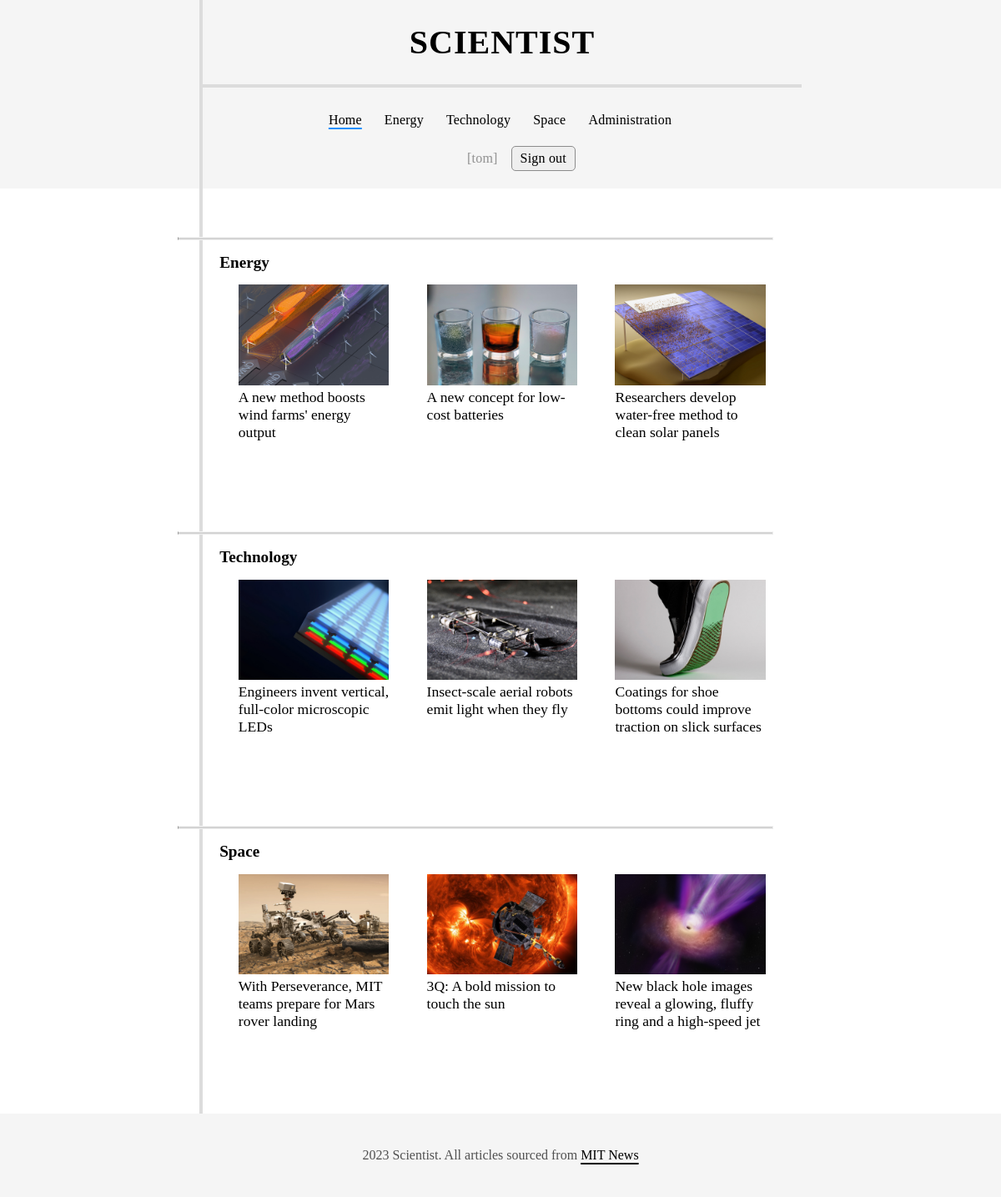
/index.php (signed in), run on the app's committed database.
### tables this page shows
CREATE TABLE `news` (
  `id` int(11) NOT NULL,
  `title` varchar(128) NOT NULL,
  `summary` text NOT NULL,
  `contents` text NOT NULL,
  `image` varchar(128) NOT NULL,
  `category` varchar(64) NOT NULL,
  `archived` tinyint(1) NOT NULL,
  `article_date` datetime NOT NULL DEFAULT current_timestamp()
);

### www/includes/db_utils.php (the view, shortened to what this page needs)
<?php
    function db_connect() {
        $server = "localhost";
        $username = "root";
        $password = "";
        $dbname = "pwa_projekt";
        $dbc = mysqli_connect($server, $username, $password, $dbname)
            or die("Error connecting to MySQL server." . mysqli_connect_error());
        mysqli_set_charset($dbc, "utf8");
        return $dbc;
    }
    function get_articles($category) {
        $dbc = db_connect();
        $stmt = mysqli_stmt_init($dbc);
        $query = "SELECT * FROM news WHERE category = ? and archived = 0 LIMIT 3";
        if (mysqli_stmt_prepare($stmt, $query)) {
            mysqli_stmt_bind_param($stmt, 's', $category);
            mysqli_stmt_execute($stmt);
            $result = mysqli_stmt_get_result($stmt);
            while ($row = mysqli_fetch_assoc($result))
            {
                $id = $row["id"];
                $title = $row["title"];
                $image = $row["image"];
                $alt_text = ucfirst(str_replace("-"," ", pathinfo($image, PATHINFO_FILENAME)));
                echo "<article class=\"$category-article\">";
                echo "<figure>";
                echo "<img class=\"small-img\" src=\"images/$image\" alt=\"$alt_text\">";
                echo "<figcaption><a href=\"article.php?id=$id\">$title</a></figcaption>";
                echo "</figure>";
                echo '</article>';
            }
        }
        return $result;
    }
?>

### www/style.css (style rules this page uses)
body { margin: 0; padding: 0; font-family: 'Times New Roman', Times, serif; overflow-y: scroll; }
article { width: 33.33%; background-color: white; }
figure { width: 80%; margin: 0 auto; }
figure img { width: 100%; height: auto; }
figcaption a { font-size: 1.1em; color: black; text-decoration: none; }

### data on the page
news: image (picture), title "A new method boosts wind farms' energy output"
news: image (picture), title "A new concept for low-cost batteries"
news: image (picture), title "Researchers develop water-free method to clean solar panels"
news: image (picture), title "Engineers invent vertical, full-color microscopic LEDs"
news: image (picture), title "Insect-scale aerial robots emit light when they fly"
news: image (picture), title "Coatings for shoe bottoms could improve traction on slick surfaces"
news: image (picture), title "With Perseverance, MIT teams prepare for Mars rover landing"
news: image (picture), title "3Q: A bold mission to touch the sun"
news: image (picture), title "New black hole images reveal a glowing, fluffy ring and a high-speed jet"

### other printed values
$username "tom"
